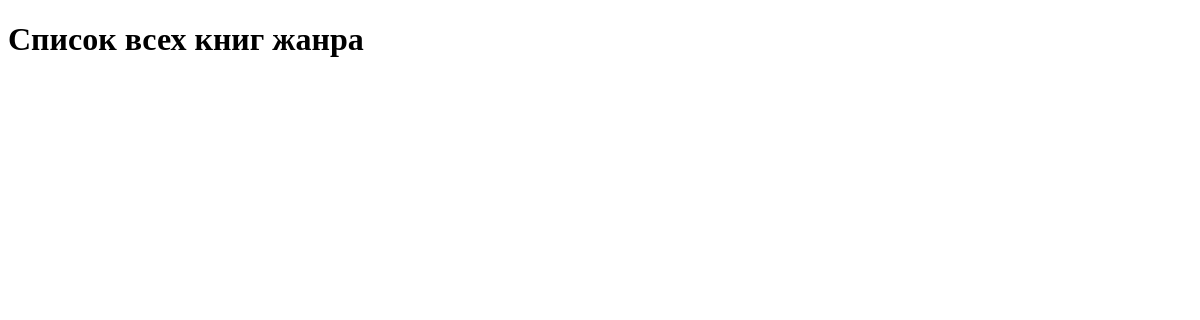
The page /print_book_by_genre/1 on the database as committed earlier.
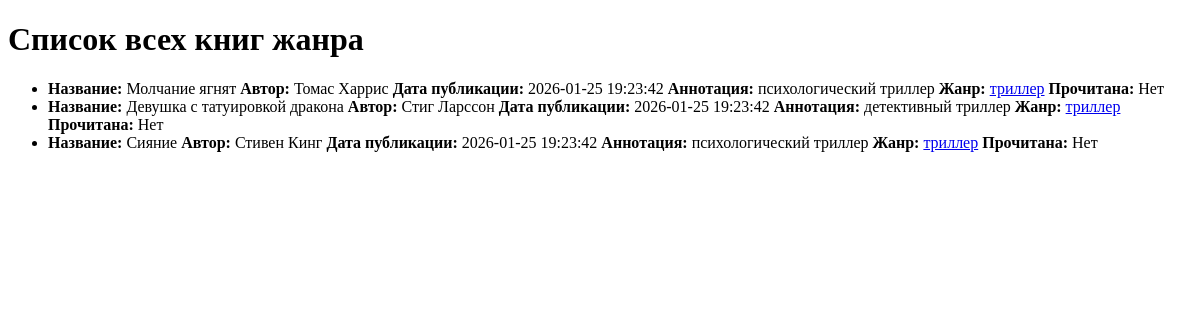
The same page on the database as committed later.
### models.py (models this page shows, shortened)
class Base(DeclarativeBase):
     pass

class Book(Base):
    __tablename__ = 'books'
    id: Mapped[int] = mapped_column(primary_key=True)
    publication_date: Mapped[datetime] = mapped_column(default=func.now())
    title: Mapped[str] = mapped_column(String(50))
    author: Mapped[str] = mapped_column(String(30))
    annotation: Mapped[str] = mapped_column(String(100), nullable=True)
    is_read: Mapped[bool] = mapped_column(default=False)
    genre_id: Mapped[int] = mapped_column(ForeignKey('genres.id'))
    genre = relationship('Genre', back_populates='books')

class Genre(Base):
    __tablename__ = 'genres'
    id: Mapped[int] = mapped_column(primary_key=True)
    name: Mapped[str] = mapped_column(String(20))
    description: Mapped[str] = mapped_column(String(100))
    books = relationship('Book', back_populates='genre', cascade='all, delete-orphan')

### app.py (the view)
@app.route('/print_book_by_genre/<int:genre_id>', methods=['GET'])
def print_books_by_genre(genre_id):
    books_data = bisness_logic.books_by_genre(genre_id)
    return render_template("genre_books_list.html", books=books_data)

### bisness_logic.py (called while the page is built)
def books_prepared(books):
    with Session(engine) as session:
        genres = {genre.id: genre.name for genre in session.query(Genre).all()}
        books_data = []
        for book in books:
            books_data.append({
                'title': book.title,
                'author': book.author,
                'publication_date': book.publication_date,
                'annotation': book.annotation,
                'genre_name': genres.get(book.genre_id),
                'genre_id': book.genre_id,
                'is_read': 'Да' if book.is_read else 'Нет'
            })
    return books_data

def books_by_genre(genre_id):
    with Session(engine) as session:
        books = session.query(Book).filter(Book.genre_id == genre_id).order_by(Book.publication_date).all()
        books_data = books_prepared(books)
        return books_data

### templates/genre_books_list.html (shortened to what this page needs)
<!DOCTYPE html>
<html>
<head>
</head>
<body>
<h1>Список всех книг жанра</h1>
<ul>
    {%for book in books%}
    <li>
        <b>Название:</b> {{book.title}}
        <b>Автор:</b> {{book.author}}
        <b>Дата публикации:</b> {{book.publication_date}}
        <b>Аннотация:</b> {{book.annotation}}
        <b>Жанр:</b>
        <a href="{{ url_for('print_books_by_genre', genre_id=book.genre_id) }}">{{book.genre_name}}</a>
        <b>Прочитана:</b> {{book.is_read}}
    </li>
    {%endfor%}
</ul>
</body>
</html>

Rows that differ between the two databases and show on the page:
added Book: title "Молчание ягнят", author "Томас Харрис", publication_date "2026-01-25 19:23:42", annotation "психологический триллер"
now on this page (row unchanged): Genre: genre_name "триллер" "триллер" "триллер"
added Book: title "Девушка с татуировкой дракона", author "Стиг Ларссон", publication_date "2026-01-25 19:23:42", annotation "детективный триллер"
added Book: title "Сияние", author "Стивен Кинг", publication_date "2026-01-25 19:23:42", annotation "психологический триллер"
Other text that changed with them:
new list line: "Название: Автор: Дата публикации: Аннотация: Жанр: Прочитана: Нет"
